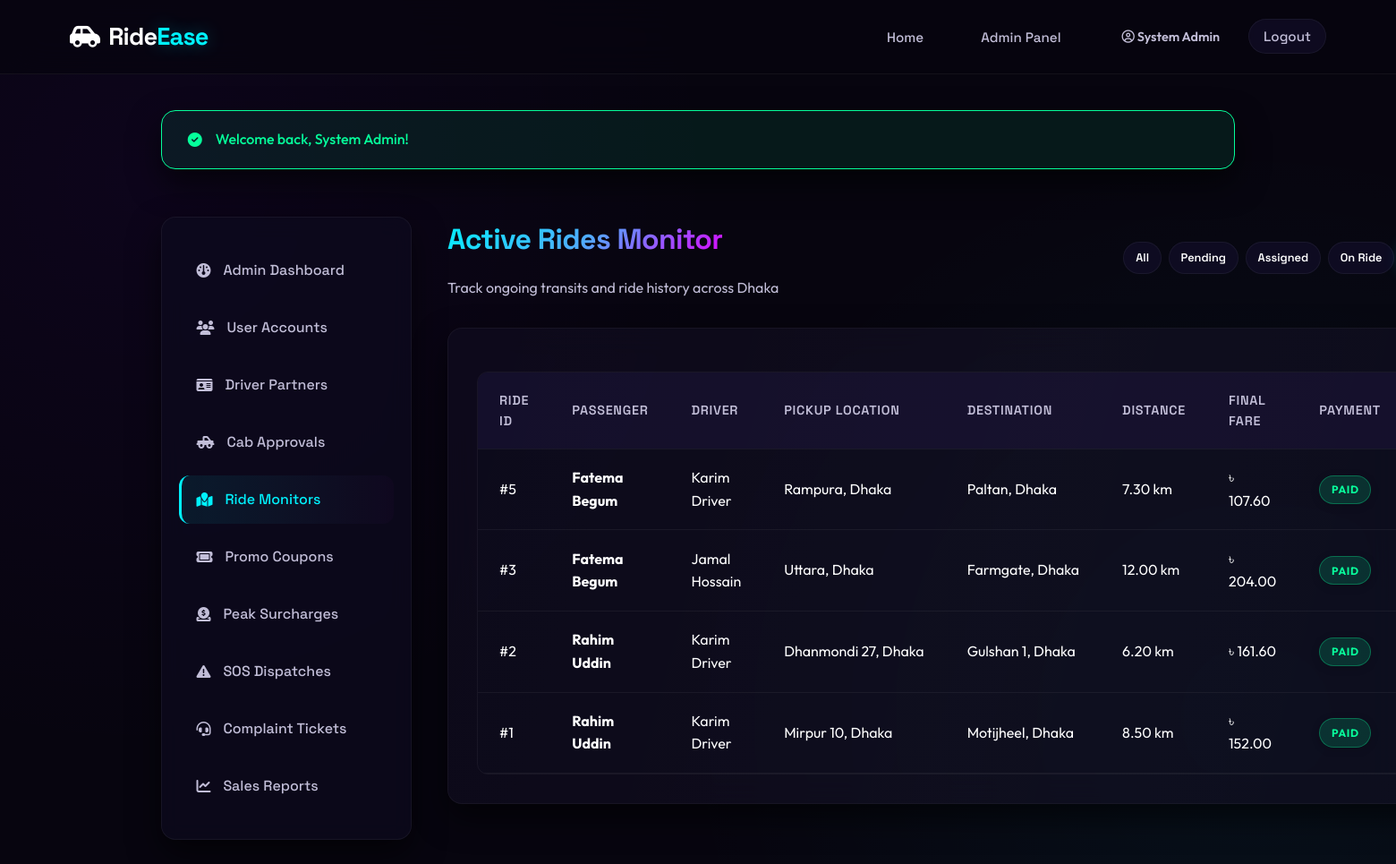
/admin/rides.php?status=completed (signed in), run on an earlier commit of the app's database.
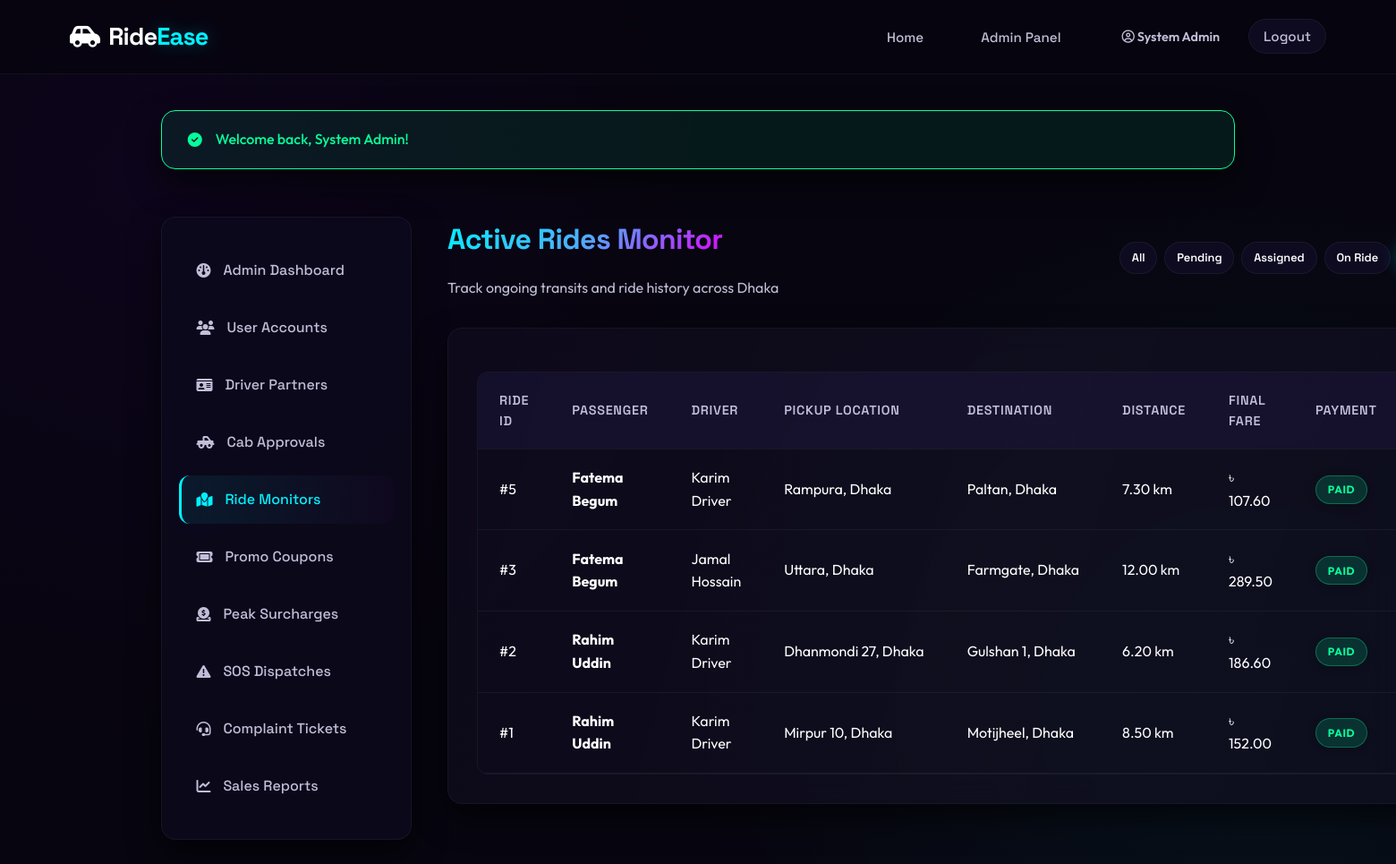
And on a later commit of the database.
### tables this page shows
CREATE TABLE IF NOT EXISTS rides (
    id INT AUTO_INCREMENT PRIMARY KEY,
    passenger_id INT NOT NULL,
    driver_id INT DEFAULT NULL,
    pickup_location VARCHAR(255) NOT NULL,
    destination VARCHAR(255) NOT NULL,
    distance_km DECIMAL(8,2) NOT NULL DEFAULT 0,
    base_fare DECIMAL(8,2) NOT NULL DEFAULT 50.00,
    peak_multiplier DECIMAL(3,2) NOT NULL DEFAULT 1.00,
    discount_amount DECIMAL(8,2) NOT NULL DEFAULT 0.00,
    final_fare DECIMAL(8,2) NOT NULL DEFAULT 0.00,
    status ENUM('pending','assigned','on_ride','completed','cancelled') NOT NULL DEFAULT 'pending',
    payment_method ENUM('cash','bkash','card') DEFAULT NULL,
    coupon_id INT DEFAULT NULL,
    created_at DATETIME NOT NULL DEFAULT CURRENT_TIMESTAMP,
    assigned_at DATETIME DEFAULT NULL,
    started_at DATETIME DEFAULT NULL,
    completed_at DATETIME DEFAULT NULL,
    FOREIGN KEY (passenger_id) REFERENCES users(id) ON DELETE CASCADE,
    FOREIGN KEY (driver_id) REFERENCES drivers(id) ON DELETE SET NULL,
    FOREIGN KEY (coupon_id) REFERENCES coupons(id) ON DELETE SET NULL
);

CREATE TABLE IF NOT EXISTS users (
    id INT AUTO_INCREMENT PRIMARY KEY,
    name VARCHAR(100) NOT NULL,
    email VARCHAR(150) NOT NULL UNIQUE,
    phone VARCHAR(20) NOT NULL,
    password_hash VARCHAR(255) NOT NULL,
    role ENUM('passenger','driver','admin') NOT NULL DEFAULT 'passenger',
    profile_pic VARCHAR(255) DEFAULT NULL,
    is_active TINYINT(1) NOT NULL DEFAULT 1,
    created_at DATETIME NOT NULL DEFAULT CURRENT_TIMESTAMP,
    updated_at DATETIME NOT NULL DEFAULT CURRENT_TIMESTAMP ON UPDATE CURRENT_TIMESTAMP
);

### config/session.php (called while the page is built, shortened)
<?php
function sanitize(string $input): string {
    return htmlspecialchars(trim($input), ENT_QUOTES, 'UTF-8');
}
function formatBDT(float $amount): string {
    return '৳ ' . number_format($amount, 2);
}

### admin/rides.php (the view, shortened to what the changed rows need)
<?php
require_once __DIR__ . '/../config/session.php';
$db = getDB();
$filter = sanitize($_GET['status'] ?? 'all');
try {
    $sql = "
        SELECT r.*, u1.name as passenger_name, u2.name as driver_name, p.status as payment_status
        FROM rides r
        JOIN users u1 ON r.passenger_id = u1.id
        LEFT JOIN drivers d ON r.driver_id = d.id
        LEFT JOIN users u2 ON d.user_id = u2.id
        LEFT JOIN payments p ON p.ride_id = r.id
    ";
    if ($filter !== 'all') {
        $sql .= " WHERE r.status = ?";
        $stmt = $db->prepare($sql . " ORDER BY r.id DESC");
        $stmt->execute([$filter]);
    } else {
        $stmt = $db->query($sql . " ORDER BY r.id DESC");
    }
    $rides = $stmt->fetchAll();
} catch (PDOException $e) {
    die("Error compiling rides monitor registry.");
}
require_once __DIR__ . '/../includes/header.php';
?>
<div class="dashboard-layout">
    <div class="dashboard-content">
        <div style="display:flex; justify-content:space-between; align-items:center; margin-bottom: 2rem;">
            <div>
                <h1 class="gradient-text">Active Rides Monitor</h1>
            </div>
        </div>
        <div class="card">
            <div class="table-responsive">
                <table>
                    <thead>
                        <tr>
                            <th>Ride ID</th>
                            <th>Passenger</th>
                            <th>Driver</th>
                            <th>Pickup Location</th>
                            <th>Destination</th>
                            <th>Distance</th>
                            <th>Final Fare</th>
                            <th>Payment</th>
                        </tr>
                    </thead>
                    <tbody>
                        <?php if (empty($rides)): ?>
                            <tr>
                                <td colspan="9" class="text-center text-muted">No rides matching status criteria found.</td>
                            </tr>
                        <?php else: ?>
                            <?php foreach ($rides as $r): ?>
                                <tr>
                                    <td>#<?php echo $r['id']; ?></td>
                                    <td><strong><?php echo sanitize($r['passenger_name']); ?></strong></td>
                                    <td><?php echo $r['driver_name'] ? sanitize($r['driver_name']) : '<span class="text-muted">Unassigned</span>'; ?></td>
                                    <td><div style="max-width:180px; overflow:hidden; text-overflow:ellipsis; white-space:nowrap;" title="<?php echo sanitize($r['pickup_location']); ?>"><?php echo sanitize($r['pickup_location']); ?></div></td>
                                    <td><div style="max-width:180px; overflow:hidden; text-overflow:ellipsis; white-space:nowrap;" title="<?php echo sanitize($r['destination']); ?>"><?php echo sanitize($r['destination']); ?></div></td>
                                    <td><?php echo $r['distance_km']; ?> km</td>
                                    <td><?php echo formatBDT($r['final_fare']); ?></td>
                                    <td>
                                        <span class="badge <?php echo $r['payment_status'] === 'completed' ? 'badge-completed' : 'badge-pending'; ?>">
                                            <?php echo $r['payment_status'] === 'completed' ? 'Paid' : 'Unpaid'; ?>
                                        </span>
                                    </td>
                                </tr>
                            <?php endforeach; ?>
                        <?php endif; ?>
                    </tbody>
                </table>
            </div>
        </div>
    </div>
</div>

What changed in the data, as far as the page shows it:
changed rides "Uttara, Dhaka": final_fare "৳ 204.00" → "৳ 289.50"
changed rides "Dhanmondi 27, Dhaka": final_fare "৳ 161.60" → "৳ 186.60"
